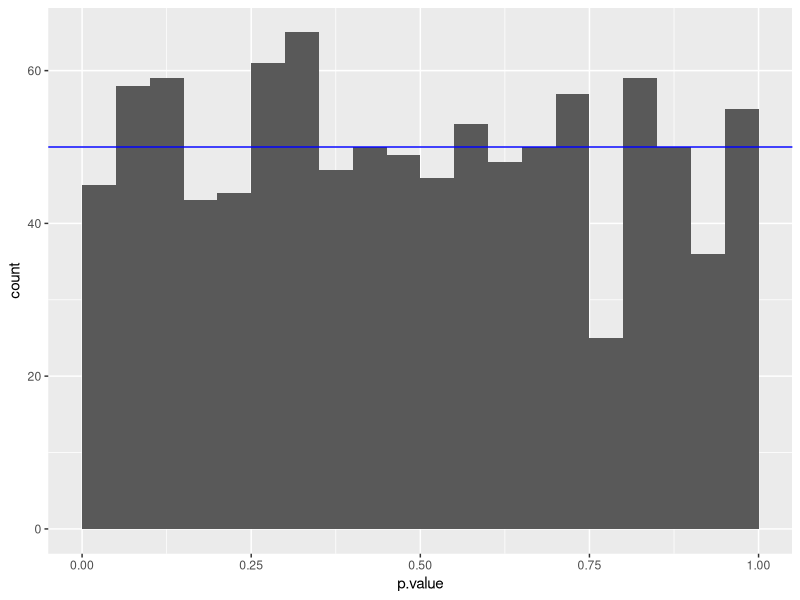
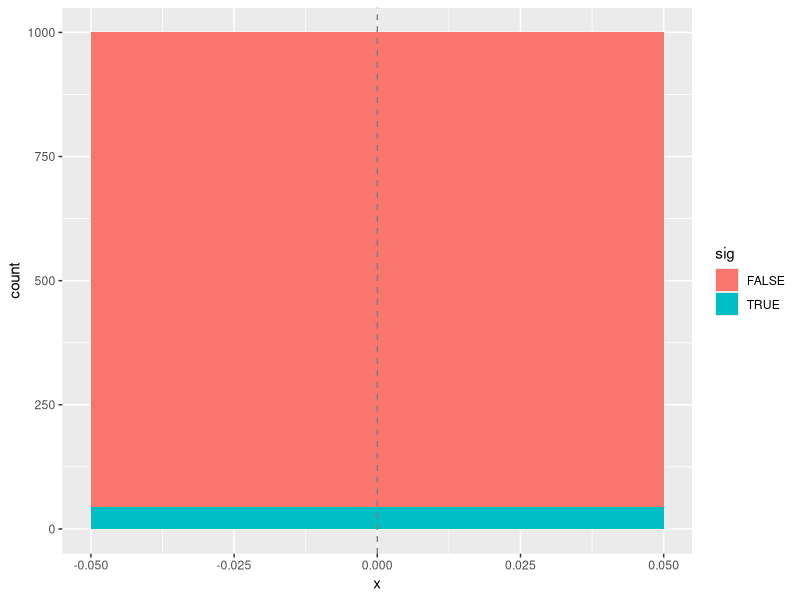
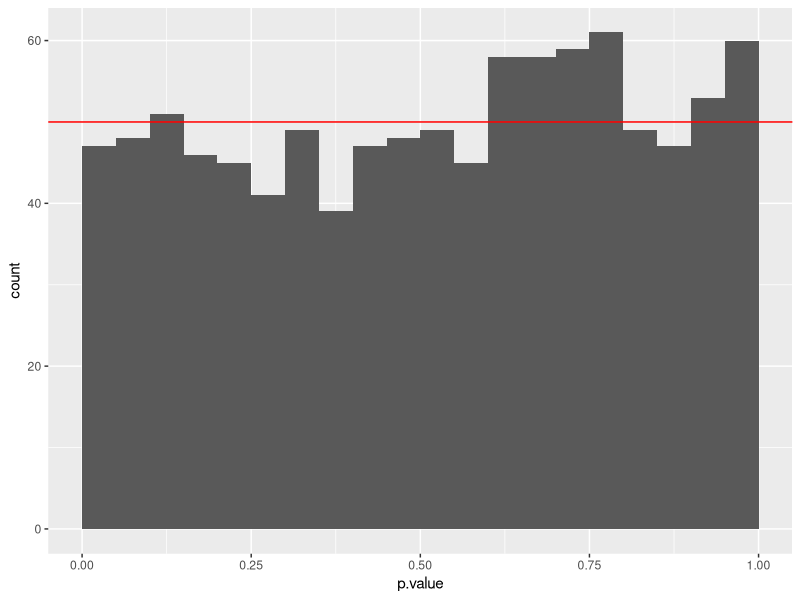
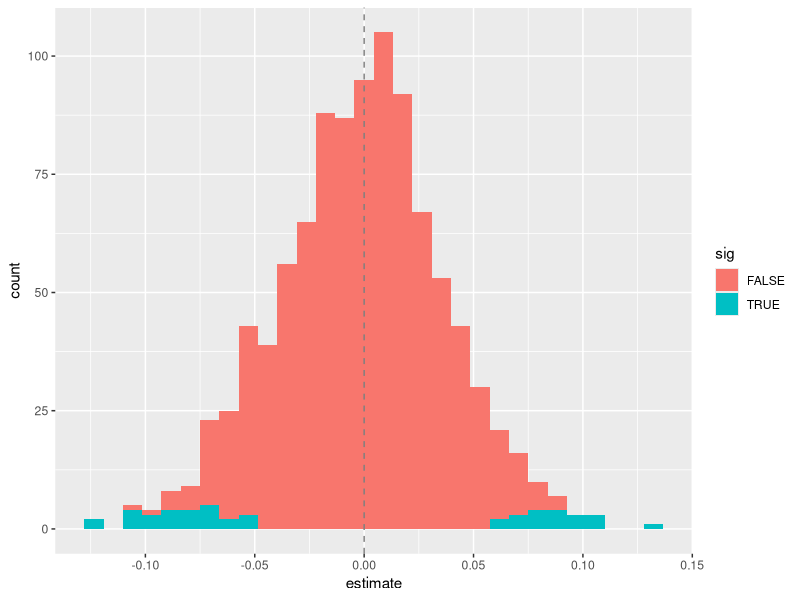
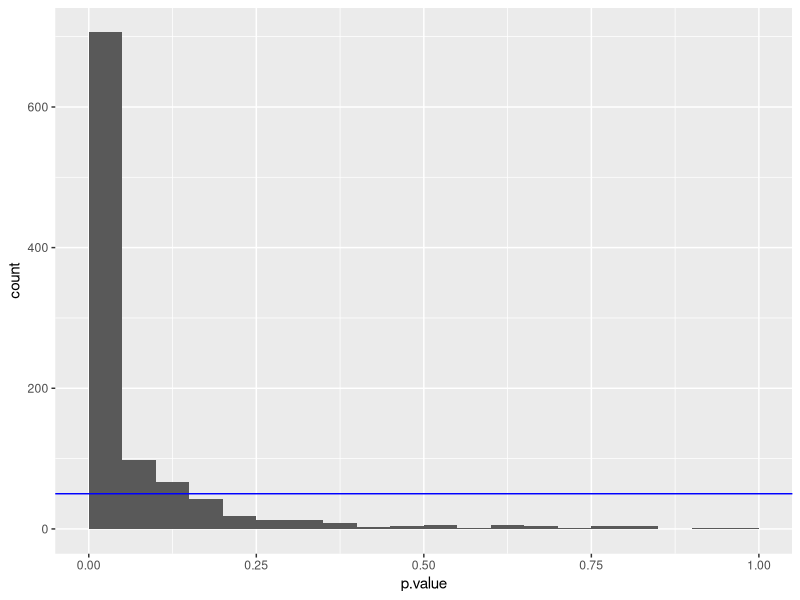
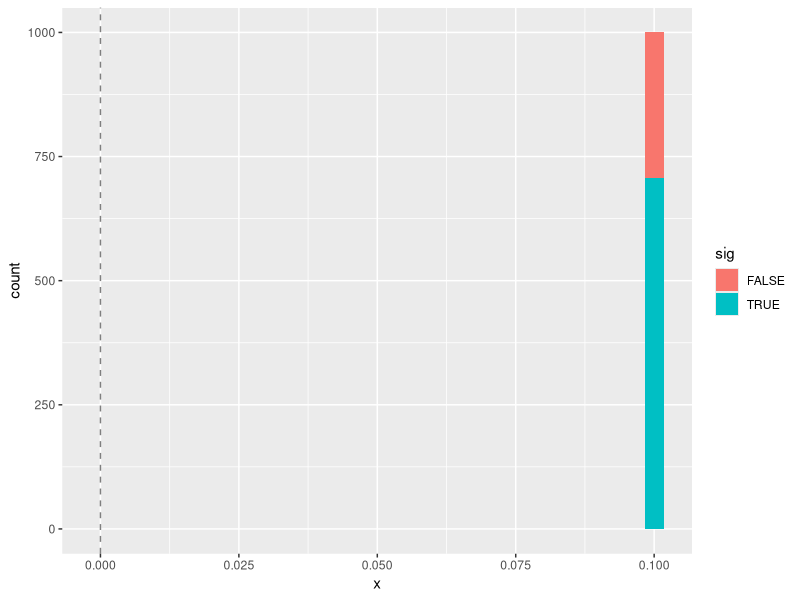

The R script that drew these images, in order:
library("tidyverse", quietly = TRUE)
library("broom")

set.seed(42)
x <- 1:20
y <- rnorm(20)

mod <- lm(y ~ x)

#anova 
anova(mod)

# p-value is 0.1252

#summary
summary(mod)

# Effect size is 0.1256

# with broom
glance(mod)
tidy(mod)

# LOTS OF RANDOM DATA

mod1000 <- rerun(.n = 1000, tibble(x = 1:20, y = rnorm(20))) %>% 
  map(~ lm(y ~ x, data = .)) %>% 
  map_df(tidy) %>%
  filter(term == "x")

# endret .n = 2 til .n = 1000 for å finne p-value av mange (1000) modeller  

nbins <- 20 

ggplot(mod1000, aes(x = p.value)) + 
  geom_histogram(binwidth = 1/nbins, center = 1/nbins/2) + 
  geom_hline(yintercept = 1000/nbins, colour = "blue")

mod1000 %>%
  mutate(sig = p.value < 0.05) %>%
  ggplot(aes(x = 0, fill = sig)) + geom_histogram() + geom_vline(xintercept = 0, colour = "grey50", linetype = "dashed")




mod1000 <- rerun(.n = 1000, data_frame(x = 1:20, y = rnorm(20))) %>% 
  map(~ lm(y ~ x, data = .)) %>% 
  map_df(tidy) %>% 
  filter(term == "x")

nbins <-  20
ggplot(mod1000, aes(x = p.value)) +
  geom_histogram(binwidth = 1/nbins, center = 1/nbins/2) +
  geom_hline(yintercept = 1000/nbins, colour = "red")

mod1000 %>% mutate(sig = p.value < 0.05) %>% 
  ggplot(aes(x = estimate, fill = sig)) +
  geom_histogram() +
  geom_vline(xintercept = 0, colour = "grey50", linetype = "dashed")






# FINDING A SMALL EFFECT

mod1000 <- rerun(.n = 1000, tibble(x = 1:20, y = rnorm(20, x * 0.1))) %>% 
  map(~ lm(y ~ x, data = .)) %>% 
  map_df(glance) 

nbins <- 20 

ggplot(mod1000, aes(x = p.value)) + geom_histogram(binwidth = 1/nbins, center = 1/nbins/2) + geom_hline(yintercept = 1000/nbins, colour = "blue")

# rnorm gir bare et random nummer av 20 i dette tilfellet

# EFFECT OF SAMPLE SIZE #

mod1000 %>%
  mutate(sig = p.value < 0.05) %>%
  ggplot(aes(x = 0.1, fill = sig)) + geom_histogram() + geom_vline(xintercept = 0, colour = "grey50", linetype = "dashed")














